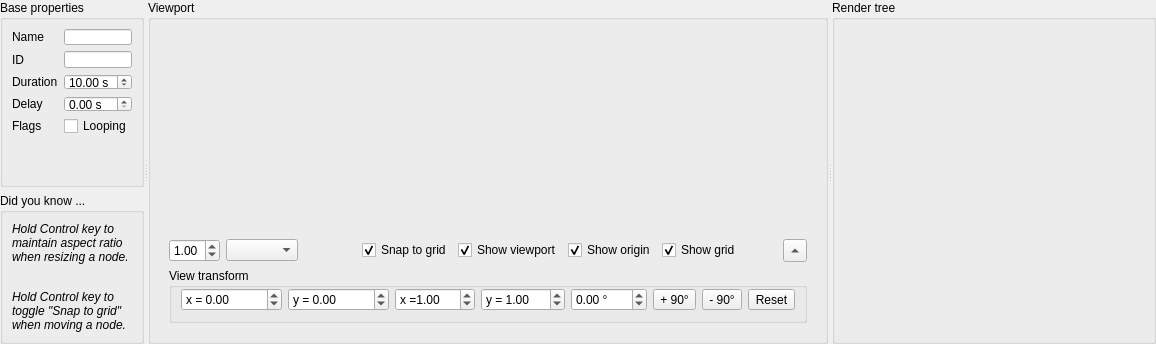
     <widget class="QSplitter" name="centerSplitter">
      <property name="orientation">
       <enum>Qt::Horizontal</enum>
      </property>
      <widget class="QWidget" name="layoutWidget">
       <layout class="QVBoxLayout" name="verticalLayout_2">
        <item>
         <widget class="QGroupBox" name="baseGroup">
          <property name="sizePolicy">
           <sizepolicy hsizetype="Preferred" vsizetype="Preferred">
            <horstretch>0</horstretch>
            <verstretch>0</verstretch>
           </sizepolicy>
          </property>
          <property name="minimumSize">
           <size>
            <width>0</width>
            <height>0</height>
           </size>
          </property>
          <property name="title">
           <string>Base properties</string>
          </property>
          <layout class="QVBoxLayout" name="verticalLayout_8">
           <item>
            <layout class="QGridLayout" name="gridLayout">
             <item row="3" column="1">
              <widget class="QDoubleSpinBox" name="duration">
               <property name="sizePolicy">
                <sizepolicy hsizetype="Preferred" vsizetype="Fixed">
                 <horstretch>0</horstretch>
                 <verstretch>0</verstretch>
                </sizepolicy>
               </property>
               <property name="suffix">
                <string> s</string>
               </property>
               <property name="decimals">
                <number>2</number>
               </property>
               <property name="minimum">
                <double>0.010000000000000</double>
               </property>
               <property name="maximum">
                <double>100.000000000000000</double>
               </property>
               <property name="stepType">
                <enum>QAbstractSpinBox::AdaptiveDecimalStepType</enum>
               </property>
               <property name="value">
                <double>10.000000000000000</double>
               </property>
              </widget>
             </item>
             <item row="1" column="0">
              <widget class="QLabel" name="label">
               <property name="sizePolicy">
                <sizepolicy hsizetype="Maximum" vsizetype="Preferred">
                 <horstretch>0</horstretch>
                 <verstretch>0</verstretch>
                </sizepolicy>
               </property>
               <property name="text">
                <string>Name</string>
               </property>
              </widget>
             </item>
             <item row="3" column="0">
              <widget class="QLabel" name="label_12">
               <property name="text">
                <string>Duration</string>
               </property>
              </widget>
             </item>
             <item row="4" column="1">
              <widget class="QDoubleSpinBox" name="delay">
               <property name="enabled">
                <bool>true</bool>
               </property>
               <property name="sizePolicy">
                <sizepolicy hsizetype="Preferred" vsizetype="Fixed">
                 <horstretch>0</horstretch>
                 <verstretch>0</verstretch>
                </sizepolicy>
               </property>
               <property name="suffix">
                <string> s</string>
               </property>
              </widget>
             </item>
             <item row="1" column="1">
              <widget class="QLineEdit" name="trackName">
               <property name="sizePolicy">
                <sizepolicy hsizetype="Preferred" vsizetype="Fixed">
                 <horstretch>0</horstretch>
                 <verstretch>0</verstretch>
                </sizepolicy>
               </property>
              </widget>
             </item>
             <item row="4" column="0">
              <widget class="QLabel" name="label_11">
               <property name="text">
                <string>Delay</string>
               </property>
              </widget>
             </item>
             <item row="6" column="1">
              <widget class="QCheckBox" name="looping">
               <property name="text">
                <string>Looping</string>
               </property>
              </widget>
             </item>
             <item row="2" column="1">
              <widget class="QLineEdit" name="trackID">
               <property name="sizePolicy">
                <sizepolicy hsizetype="Preferred" vsizetype="Fixed">
                 <horstretch>0</horstretch>
                 <verstretch>0</verstretch>
                </sizepolicy>
               </property>
               <property name="readOnly">
                <bool>true</bool>
               </property>
              </widget>
             </item>
             <item row="2" column="0">
              <widget class="QLabel" name="label_6">
               <property name="text">
                <string>ID</string>
               </property>
              </widget>
             </item>
             <item row="6" column="0">
              <widget class="QLabel" name="label_9">
               <property name="text">
                <string>Flags</string>
               </property>
              </widget>
             </item>
            </layout>
           </item>
           <item>
            <spacer name="verticalSpacer">
             <property name="orientation">
              <enum>Qt::Vertical</enum>
             </property>
             <property name="sizeType">
              <enum>QSizePolicy::MinimumExpanding</enum>
             </property>
             <property name="sizeHint" stdset="0">
              <size>
               <width>20</width>
               <height>40</height>
              </size>
             </property>
            </spacer>
           </item>
          </layout>
         </widget>
        </item>
        <item>
         <widget class="QGroupBox" name="groupBox_3">
          <property name="title">
           <string>Did you know ...</string>
          </property>
          <layout class="QVBoxLayout" name="verticalLayout_6">
           <item>
            <widget class="QLabel" name="label_4">
             <property name="text">
              <string>&lt;html&gt;&lt;head/&gt;&lt;body&gt;&lt;p&gt;&lt;span style=&quot; font-style:italic;&quot;&gt;Hold Control key to maintain aspect ratio when resizing a node.&lt;/span&gt;&lt;/p&gt;&lt;p&gt;&lt;span style=&quot; font-style:italic;&quot;&gt;&lt;br/&gt;Hold Control key to toggle &amp;quot;Snap to grid&amp;quot; when moving a node.&lt;/span&gt;&lt;/p&gt;&lt;/body&gt;&lt;/html&gt;</string>
             </property>
             <property name="textFormat">
              <enum>Qt::AutoText</enum>
             </property>
             <property name="scaledContents">
              <bool>false</bool>
             </property>
             <property name="wordWrap">
              <bool>true</bool>
             </property>
             <property name="margin">
              <number>10</number>
             </property>
            </widget>
           </item>
          </layout>
         </widget>
        </item>
       </layout>
      </widget>
      <widget class="QGroupBox" name="groupBox">
       <property name="sizePolicy">
        <sizepolicy hsizetype="MinimumExpanding" vsizetype="MinimumExpanding">
         <horstretch>0</horstretch>
         <verstretch>0</verstretch>
        </sizepolicy>
       </property>
       <property name="title">
        <string>Viewport</string>
       </property>
       <layout class="QVBoxLayout" name="verticalLayout_5">
        <item>
         <widget class="gui::GfxWidget" name="widget" native="true">
          <property name="sizePolicy">
           <sizepolicy hsizetype="MinimumExpanding" vsizetype="MinimumExpanding">
            <horstretch>0</horstretch>
            <verstretch>0</verstretch>
           </sizepolicy>
          </property>
          <property name="minimumSize">
           <size>
            <width>100</width>
            <height>100</height>
           </size>
          </property>
          <property name="focusPolicy">
           <enum>Qt::StrongFocus</enum>
          </property>
         </widget>
        </item>
        <item>
         <widget class="QWidget" name="widget_2" native="true">
          <layout class="QVBoxLayout" name="verticalLayout_4">
           <item>
            <layout class="QHBoxLayout" name="horizontalLayout_2">
             <item>
              <widget class="QDoubleSpinBox" name="zoom">
               <property name="minimum">
                <double>0.100000000000000</double>
               </property>
               <property name="maximum">
                <double>5.000000000000000</double>
               </property>
               <property name="singleStep">
                <double>0.100000000000000</double>
               </property>
               <property name="stepType">
                <enum>QAbstractSpinBox::AdaptiveDecimalStepType</enum>
               </property>
               <property name="value">
                <double>1.000000000000000</double>
               </property>
              </widget>
             </item>
             <item>
              <widget class="QComboBox" name="cmbGrid"/>
             </item>
             <item>
              <spacer name="horizontalSpacer_2">
               <property name="orientation">
                <enum>Qt::Horizontal</enum>
               </property>
               <property name="sizeType">
                <enum>QSizePolicy::Expanding</enum>
               </property>
               <property name="sizeHint" stdset="0">
                <size>
                 <width>40</width>
                 <height>20</height>
                </size>
               </property>
              </spacer>
             </item>
             <item>
              <widget class="QCheckBox" name="chkSnap">
               <property name="text">
                <string>Snap to grid</string>
               </property>
               <property name="checked">
                <bool>true</bool>
               </property>
              </widget>
             </item>
             <item>
              <widget class="QCheckBox" name="chkShowViewport">
               <property name="text">
                <string>Show viewport</string>
               </property>
               <property name="checked">
                <bool>true</bool>
               </property>
              </widget>
             </item>
             <item>
              <widget class="QCheckBox" name="chkShowOrigin">
               <property name="text">
                <string>Show origin</string>
               </property>
               <property name="checked">
                <bool>true</bool>
               </property>
              </widget>
             </item>
             <item>
              <widget class="QCheckBox" name="chkShowGrid">
               <property name="text">
                <string>Show grid</string>
               </property>
               <property name="checked">
                <bool>true</bool>
               </property>
              </widget>
             </item>
             <item>
              <widget class="color_widgets::ColorSelector" name="widgetColor">
               <property name="minimumSize">
                <size>
                 <width>30</width>
                 <height>20</height>
                </size>
               </property>
               <property name="focusPolicy">
                <enum>Qt::TabFocus</enum>
               </property>
              </widget>
             </item>
             <item>
              <widget class="QToolButton" name="btnMoreViewportSettings">
               <property name="text">
                <string/>
               </property>
               <property name="checkable">
                <bool>false</bool>
               </property>
               <property name="arrowType">
                <enum>Qt::UpArrow</enum>
               </property>
              </widget>
             </item>
            </layout>
           </item>
           <item>
            <widget class="QGroupBox" name="transform">
             <property name="sizePolicy">
              <sizepolicy hsizetype="Preferred" vsizetype="Preferred">
               <horstretch>0</horstretch>
               <verstretch>0</verstretch>
              </sizepolicy>
             </property>
             <property name="title">
              <string>View transform</string>
             </property>
             <property name="checkable">
              <bool>false</bool>
             </property>
             <property name="checked">
              <bool>false</bool>
             </property>
             <layout class="QHBoxLayout" name="horizontalLayout_4">
              <property name="topMargin">
               <number>0</number>
              </property>
              <item>
               <widget class="QDoubleSpinBox" name="translateX">
                <property name="sizePolicy">
                 <sizepolicy hsizetype="Minimum" vsizetype="Fixed">
                  <horstretch>0</horstretch>
                  <verstretch>0</verstretch>
                 </sizepolicy>
                </property>
                <property name="prefix">
                 <string>x = </string>
                </property>
                <property name="minimum">
                 <double>-10000.000000000000000</double>
                </property>
                <property name="maximum">
                 <double>10000.000000000000000</double>
                </property>
                <property name="stepType">
                 <enum>QAbstractSpinBox::AdaptiveDecimalStepType</enum>
                </property>
               </widget>
              </item>
              <item>
               <widget class="QDoubleSpinBox" name="translateY">
                <property name="sizePolicy">
                 <sizepolicy hsizetype="Minimum" vsizetype="Fixed">
                  <horstretch>0</horstretch>
                  <verstretch>0</verstretch>
                 </sizepolicy>
                </property>
                <property name="prefix">
                 <string>y = </string>
                </property>
                <property name="minimum">
                 <double>-10000.000000000000000</double>
                </property>
                <property name="maximum">
                 <double>10000.000000000000000</double>
                </property>
                <property name="stepType">
                 <enum>QAbstractSpinBox::AdaptiveDecimalStepType</enum>
                </property>
               </widget>
              </item>
              <item>
               <widget class="QDoubleSpinBox" name="scaleX">
                <property name="sizePolicy">
                 <sizepolicy hsizetype="Minimum" vsizetype="Fixed">
                  <horstretch>0</horstretch>
                  <verstretch>0</verstretch>
                 </sizepolicy>
                </property>
                <property name="prefix">
                 <string>x =</string>
                </property>
                <property name="minimum">
                 <double>0.100000000000000</double>
                </property>
                <property name="maximum">
                 <double>100.000000000000000</double>
                </property>
                <property name="singleStep">
                 <double>0.100000000000000</double>
                </property>
                <property name="stepType">
                 <enum>QAbstractSpinBox::AdaptiveDecimalStepType</enum>
                </property>
                <property name="value">
                 <double>1.000000000000000</double>
                </property>
               </widget>
              </item>
              <item>
               <widget class="QDoubleSpinBox" name="scaleY">
                <property name="prefix">
                 <string>y = </string>
                </property>
                <property name="minimum">
                 <double>0.100000000000000</double>
                </property>
                <property name="maximum">
                 <double>100.000000000000000</double>
                </property>
                <property name="singleStep">
                 <double>0.100000000000000</double>
                </property>
                <property name="stepType">
                 <enum>QAbstractSpinBox::AdaptiveDecimalStepType</enum>
                </property>
                <property name="value">
                 <double>1.000000000000000</double>
                </property>
               </widget>
              </item>
              <item>
               <widget class="QDoubleSpinBox" name="rotation">
                <property name="wrapping">
                 <bool>true</bool>
                </property>
                <property name="suffix">
                 <string> °</string>
                </property>
                <property name="minimum">
                 <double>-180.000000000000000</double>
                </property>
                <property name="maximum">
                 <double>180.000000000000000</double>
                </property>
                <property name="stepType">
                 <enum>QAbstractSpinBox::AdaptiveDecimalStepType</enum>
                </property>
               </widget>
              </item>
              <item>
               <widget class="QToolButton" name="btnViewPlus90">
                <property name="sizePolicy">
                 <sizepolicy hsizetype="Maximum" vsizetype="Fixed">
                  <horstretch>0</horstretch>
                  <verstretch>0</verstretch>
                 </sizepolicy>
                </property>
                <property name="text">
                 <string>+ 90°</string>
                </property>
                <property name="icon">
                 <iconset resource="../resource/resource.qrc">
                  <normaloff>:/16x16_ico_png/arrow_rotate_clockwise.png</normaloff>:/16x16_ico_png/arrow_rotate_clockwise.png</iconset>
                </property>
               </widget>
              </item>
              <item>
               <widget class="QToolButton" name="btnViewMinus90">
                <property name="sizePolicy">
                 <sizepolicy hsizetype="Maximum" vsizetype="Fixed">
                  <horstretch>0</horstretch>
                  <verstretch>0</verstretch>
                 </sizepolicy>
                </property>
                <property name="text">
                 <string>- 90°</string>
                </property>
                <property name="icon">
                 <iconset resource="../resource/resource.qrc">
                  <normaloff>:/16x16_ico_png/arrow_rotate_anticlockwise.png</normaloff>:/16x16_ico_png/arrow_rotate_anticlockwise.png</iconset>
                </property>
               </widget>
              </item>
              <item>
               <widget class="QToolButton" name="btnViewReset">
                <property name="text">
                 <string>Reset</string>
                </property>
                <property name="icon">
                 <iconset resource="../resource/resource.qrc">
                  <normaloff>:/16x16_ico_png/reset.png</normaloff>:/16x16_ico_png/reset.png</iconset>
                </property>
               </widget>
              </item>
             </layout>
            </widget>
           </item>
          </layout>
         </widget>
        </item>
       </layout>
      </widget>
      <widget class="QGroupBox" name="groupBox_2">
       <property name="sizePolicy">
        <sizepolicy hsizetype="Preferred" vsizetype="Preferred">
         <horstretch>0</horstretch>
         <verstretch>0</verstretch>
        </sizepolicy>
       </property>
       <property name="minimumSize">
        <size>
         <width>0</width>
         <height>0</height>
        </size>
       </property>
       <property name="title">
        <string>Render tree</string>
       </property>
       <layout class="QVBoxLayout" name="verticalLayout_3">
        <item>
         <widget class="gui::TreeWidget" name="tree">
          <property name="enabled">
           <bool>false</bool>
          </property>
          <property name="sizePolicy">
           <sizepolicy hsizetype="Preferred" vsizetype="Preferred">
            <horstretch>0</horstretch>
            <verstretch>0</verstretch>
           </sizepolicy>
          </property>
          <property name="minimumSize">
           <size>
            <width>300</width>
            <height>200</height>
           </size>
          </property>
          <property name="maximumSize">
           <size>
            <width>16777215</width>
            <height>16777215</height>
           </size>
          </property>
          <property name="contextMenuPolicy">
           <enum>Qt::CustomContextMenu</enum>
          </property>
          <property name="styleSheet">
           <string notr="true">QFrame:hover {
  border: 1px solid #148CD2;
  color: #F0F0F0;
}
</string>
          </property>
          <property name="frameShape">
           <enum>QFrame::NoFrame</enum>
          </property>
         </widget>
        </item>
       </layout>
      </widget>
     </widget>
